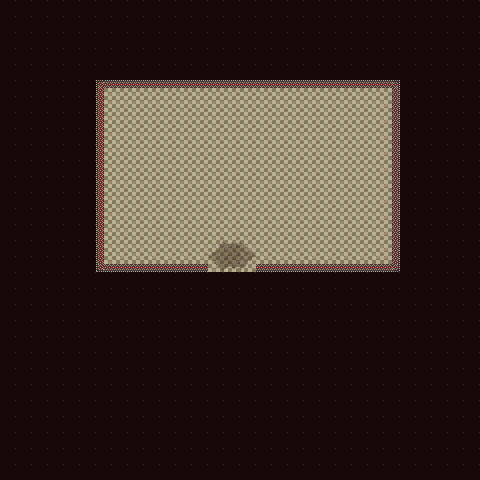

This is a level from a 2D game, rendered from its Tiled map with the project's own tilesets. A one-line summary and the complete map file follow:
An orthogonal 30x30 tile map with 16x16 px tiles, 1 tile layer (Tile Layer 1).

<map version="1.2" tiledversion="1.3.4" orientation="orthogonal" renderorder="right-down" width="30" height="30" tilewidth="16" tileheight="16" infinite="0" nextlayerid="2" nextobjectid="1">
 <tileset firstgid="1" name="58032" tilewidth="16" tileheight="16" tilecount="1768" columns="52">
  <image source="58032.png" width="832" height="544" />
  <terraintypes>
   <terrain name="Floor" tile="782" />
   <terrain name="New Terrain" tile="788" />
  </terraintypes>
  <tile id="729" terrain=",,,0" />
  <tile id="730" terrain=",,0,0" />
  <tile id="731" terrain=",,0," />
  <tile id="743" terrain="1,1,1,1" />
  <tile id="781" terrain=",0,,0" />
  <tile id="782" terrain="0,0,0,0" />
  <tile id="783" terrain="0,,0," />
  <tile id="787" terrain="0,0,0,1" />
  <tile id="788" terrain="0,0,1,1" />
  <tile id="789" terrain="0,0,1,0" />
  <tile id="833" terrain=",0,," />
  <tile id="834" terrain="0,0,," />
  <tile id="835" terrain="0,,," />
  <tile id="839" terrain="0,1,0,0" />
  <tile id="840" terrain="1,1,0,0" />
  <tile id="841" terrain="1,0,0,0" />
 </tileset>
 <layer id="1" name="Tile Layer 1" width="30" height="30">
  <data encoding="csv">
637,637,637,637,637,637,637,637,637,637,637,637,637,637,637,637,637,637,637,637,637,637,637,637,637,637,637,637,637,637,
637,637,637,637,637,637,637,637,637,637,637,637,637,637,637,637,637,637,637,637,637,637,637,637,637,637,637,637,637,637,
637,637,637,637,637,637,637,637,637,637,637,637,637,637,637,637,637,637,637,637,637,637,637,637,637,637,637,637,637,637,
637,637,637,637,637,637,637,637,637,637,637,637,637,637,637,637,637,637,637,637,637,637,637,637,637,637,637,637,637,637,
637,637,637,637,637,637,637,637,637,637,637,637,637,637,637,637,637,637,637,637,637,637,637,637,637,637,637,637,637,637,
637,637,637,637,637,637,730,731,731,731,731,731,731,731,731,731,731,731,731,731,731,731,731,731,732,637,637,637,637,637,
637,637,637,637,637,637,782,783,783,783,783,783,783,783,783,783,783,783,783,783,783,783,783,783,784,637,637,637,637,637,
637,637,637,637,637,637,782,783,783,783,783,783,783,783,783,783,783,783,783,783,783,783,783,783,784,637,637,637,637,637,
637,637,637,637,637,637,782,783,783,783,783,783,783,783,783,783,783,783,783,783,783,783,783,783,784,637,637,637,637,637,
637,637,637,637,637,637,782,783,783,783,783,783,783,783,783,783,783,783,783,783,783,783,783,783,784,637,637,637,637,637,
637,637,637,637,637,637,782,783,783,783,783,783,783,783,783,783,783,783,783,783,783,783,783,783,784,637,637,637,637,637,
637,637,637,637,637,637,782,783,783,783,783,783,783,783,783,783,783,783,783,783,783,783,783,783,784,637,637,637,637,637,
637,637,637,637,637,637,782,783,783,783,783,783,783,783,783,783,783,783,783,783,783,783,783,783,784,637,637,637,637,637,
637,637,637,637,637,637,782,783,783,783,783,783,783,783,783,783,783,783,783,783,783,783,783,783,784,637,637,637,637,637,
637,637,637,637,637,637,782,783,783,783,783,783,783,783,783,783,783,783,783,783,783,783,783,783,784,637,637,637,637,637,
637,637,637,637,637,637,782,783,783,783,783,783,783,788,789,790,783,783,783,783,783,783,783,783,784,637,637,637,637,637,
637,637,637,637,637,637,834,835,835,835,835,835,835,840,841,842,835,835,835,835,835,835,835,835,836,637,637,637,637,637,
637,637,637,637,637,637,637,637,637,637,637,637,637,637,637,637,637,637,637,637,637,637,637,637,637,637,637,637,637,637,
637,637,637,637,637,637,637,637,637,637,637,637,637,637,637,637,637,637,637,637,637,637,637,637,637,637,637,637,637,637,
637,637,637,637,637,637,637,637,637,637,637,637,637,637,637,637,637,637,637,637,637,637,637,637,637,637,637,637,637,637,
637,637,637,637,637,637,637,637,637,637,637,637,637,637,637,637,637,637,637,637,637,637,637,637,637,637,637,637,637,637,
637,637,637,637,637,637,637,637,637,637,637,637,637,637,637,637,637,637,637,637,637,637,637,637,637,637,637,637,637,637,
637,637,637,637,637,637,637,637,637,637,637,637,637,637,637,637,637,637,637,637,637,637,637,637,637,637,637,637,637,637,
637,637,637,637,637,637,637,637,637,637,637,637,637,637,637,637,637,637,637,637,637,637,637,637,637,637,637,637,637,637,
637,637,637,637,637,637,637,637,637,637,637,637,637,637,637,637,637,637,637,637,637,637,637,637,637,637,637,637,637,637,
637,637,637,637,637,637,637,637,637,637,637,637,637,637,637,637,637,637,637,637,637,637,637,637,637,637,637,637,637,637,
637,637,637,637,637,637,637,637,637,637,637,637,637,637,637,637,637,637,637,637,637,637,637,637,637,637,637,637,637,637,
637,637,637,637,637,637,637,637,637,637,637,637,637,637,637,637,637,637,637,637,637,637,637,637,637,637,637,637,637,637,
637,637,637,637,637,637,637,637,637,637,637,637,637,637,637,637,637,637,637,637,637,637,637,637,637,637,637,637,637,637,
637,637,637,637,637,637,637,637,637,637,637,637,637,637,637,637,637,637,637,637,637,637,637,637,637,637,637,637,637,637
</data>
 </layer>
</map>
